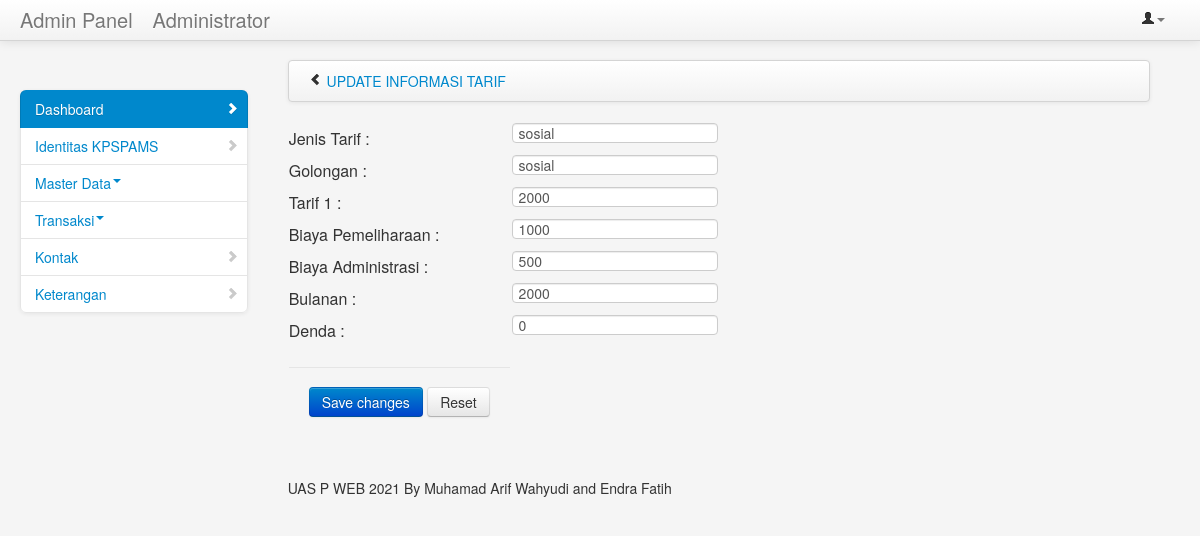
Page /public/admin/edittarif/8 (signed in) on the committed database.
### tables this page shows
CREATE TABLE `tarif` (
  `id` int(10) NOT NULL,
  `jenis_tarif` varchar(50) NOT NULL,
  `golongan` varchar(50) NOT NULL,
  `tarif1` int(10) NOT NULL,
  `pemeliharaan` int(10) NOT NULL,
  `administrasi` int(11) NOT NULL,
  `bulanan` int(20) NOT NULL,
  `denda` int(15) NOT NULL,
  `biaya_pemasangan` int(9) NOT NULL
);

### app/core/Controller.php (called while the page is built, shortened)
<?php
class Controller {
    public function view($view,$data=[]){
        require_once '../app/views/'.$view.'.php';
    }
}

### app/controllers/Admin.php (called while the page is built, shortened)
<?php
class Admin extends Controller{
     public function edittarif($id){
        $data['nama'] = $this->model('Admin_model') ->getAdmin();
        $data['id']=$id;
        $this->view('admin/edittarif',$data);
    }
}

### app/core/App.php (called while the page is built, shortened)
<?php
class App {
    protected $method ='index';
    protected $params =[];
    public function __construct(){
        $url = $this->parseURL();
        if (file_exists('../app/controllers/' . $url[0] . '.php')){
            unset($url[0]);
        }
        $this->controller = new $this->controller;
        if ( isset($url[1]) ){
            if (method_exists($this->controller,$url[1])){
                $this->method = $url[1];
                unset($url[1]);
            }
        }
        if (!empty($url)){
            $this->params = array_values($url);
        }
        call_user_func_array([$this->controller, $this->method] , $this->params);
    }
    public function parseURL() {
        if (isset($_GET['url'])){
            $url = rtrim($_GET['url'],'/');
            $url = filter_var($url, FILTER_SANITIZE_URL);
            $url = explode('/',$url);
            return $url;
        }
    }
}

### public/index.php (called while the page is built, shortened)
<?php
$app = new App;

### app/views/admin/edittarif.php (the view, shortened to what this page needs)
               <div class="span9" id="content">
                   <div class="row-fluid">
                       	<div class="navbar">
                           	<div class="navbar-inner">
                                <ul class="breadcrumb">
                                    <i class="icon-chevron-left hide-sidebar"><a href='#' title="Hide Sidebar" rel='tooltip'>&nbsp;</a></i>
                                    <li>
                                        <a href="index.php">UPDATE INFORMASI TARIF</a>
                                    </li>
                                </ul>
                           	</div>
                       	</div>
                   </div>
	<form method="post" action="<?= BASEURL; ?>/admin/updatetarif">
         <?php
include 'koneksi.php';
$id = $data['id'];
$data = mysqli_query($koneksi,"select * from tarif where id='$id'");
while($d = mysqli_fetch_array($data)){
	?>
		<table>
			<tr>
				<td>Jenis Tarif :</td>
				<td>
					<input type="text" name="jenis" value="<?php echo $d['jenis_tarif']; ?>">
				</td>
			</tr>
               <tr>
				<td>Golongan :</td>
				<td>
					<input type="text" name="golongan" value="<?php echo $d['golongan']; ?>">
				</td>
			</tr>
			<tr>
				<td>Tarif 1 :</td>
				<td><input type="number" name="tarif1" value="<?php echo $d['tarif1']; ?>"></td>
			</tr>
			<tr>
				<td>Biaya Pemeliharaan :</td>
				<td><input type="number" name="tarif2" value="<?php echo $d['pemeliharaan']; ?>"></td>
			</tr>
               <tr>
				<td>Biaya Administrasi : </td>
				<td><input type="number" name="tarif3" value="<?php echo $d['administrasi']; ?>"></td>
			</tr>
                <tr>
				<td>Bulanan : </td>
				<td><input type="number" name="bulanan" value="<?php echo $d['bulanan']; ?>"></td>
			</tr>
                <tr>
				<td>Denda : </td>
				<td><input type="number" name="denda" value="<?php echo $d['denda']; ?>"></td>
			</tr>
			<tr>
				<td><div class="form-actions">
                                         <button type="submit" class="btn btn-primary">Save changes</button>
                                         <button type="reset" class="btn">Reset</button>
       </div> </td>
			</tr>
		</table>
	</form>
	<?php
                                      }
?>

### public/assets/styles.css (style rules this page uses)
#content { margin-left:0px; }
.hide-sidebar, .show-sidebar { cursor: pointer; }
.breadcrumb { margin: 0 0 0px; padding: 10px 0px; background-color: transparent; }

### rows in the picture
tarif: jenis "sosial", golongan "sosial", tarif1 "2000", tarif2 "1000", tarif3 "500", bulanan "2000", denda "0"

### other values in the picture
$data['nama'] "Administrator"
